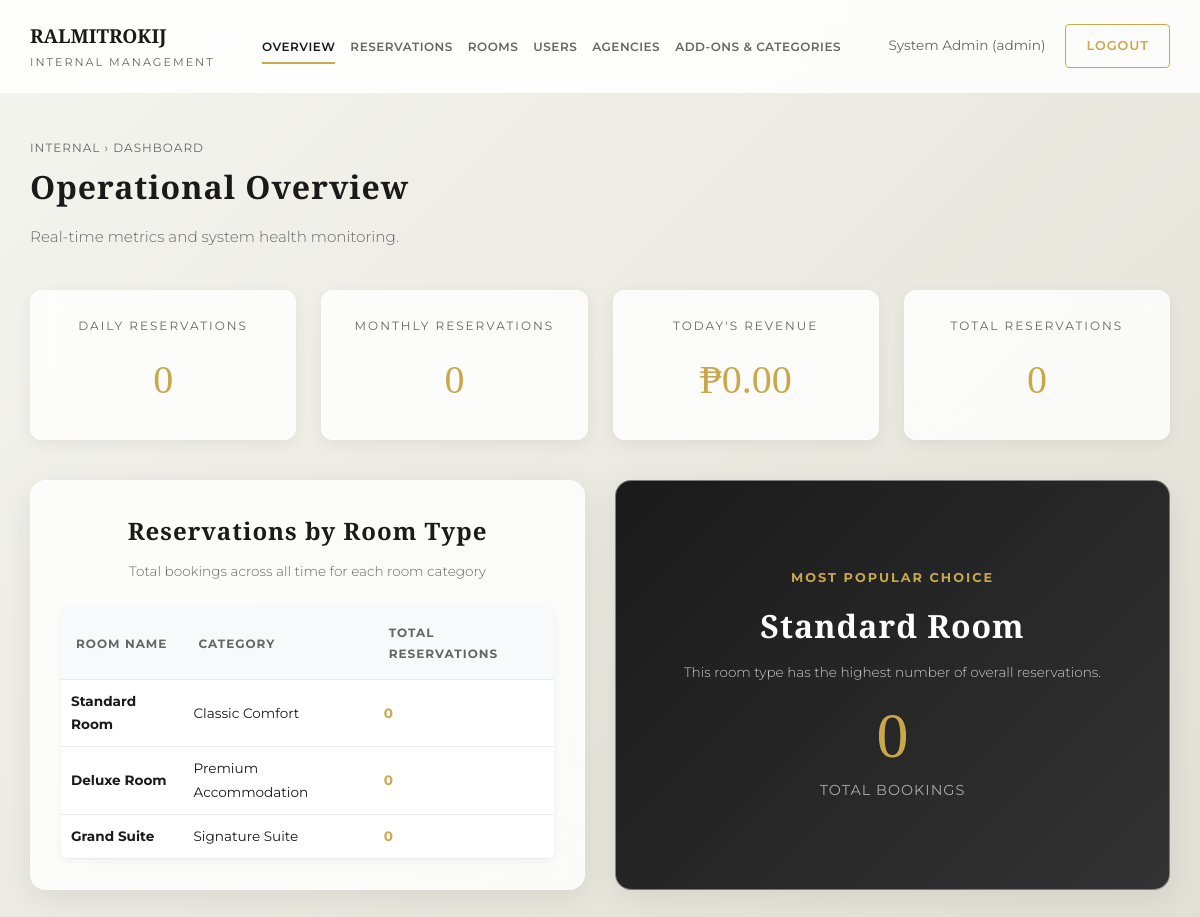
Page /admin/dashboard.php (signed in) on the committed database.
### tables this page shows
CREATE TABLE IF NOT EXISTS rooms (
    id INT AUTO_INCREMENT PRIMARY KEY,
    name VARCHAR(255) NOT NULL,
    category VARCHAR(100) NOT NULL,
    price DECIMAL(10, 2) NOT NULL,
    description TEXT,
    amenities TEXT,  
    image VARCHAR(255),
    status ENUM('Available', 'Maintenance') DEFAULT 'Available',
    quantity INT DEFAULT 1,
    created_at TIMESTAMP DEFAULT CURRENT_TIMESTAMP
);

### admin/dashboard.php (the view, shortened to what this page needs)
<?php
require_once '../includes/db_connect.php';
$current_tab = isset($_GET['tab']) ? $_GET['tab'] : 'overview';
$today = date('Y-m-d');
$current_month = date('Y-m');
    $stmt = $pdo->query("SELECT COUNT(*) AS count FROM reservations");
    $total_reservations = $stmt->fetch()['count'];
    $stmt = $pdo->prepare("SELECT COALESCE(SUM(total_cost), 0) AS total FROM reservations WHERE DATE(created_at) = ?");
    $stmt->execute([$today]);
    $today_revenue = $stmt->fetch()['total'];
    $stmt = $pdo->prepare("SELECT COUNT(*) AS count FROM reservations WHERE DATE(created_at) = ?");
    $stmt->execute([$today]);
    $daily_reservations_count = $stmt->fetch()['count'];
    $stmt = $pdo->prepare("SELECT COUNT(*) AS count FROM reservations WHERE DATE_FORMAT(created_at, '%Y-%m') = ?");
    $stmt->execute([$current_month]);
    $monthly_reservations_count = $stmt->fetch()['count'];
    $room_reservation_counts = [];
    $stmt = $pdo->query("SELECT * FROM rooms ORDER BY id ASC");
    $rooms = $stmt->fetchAll();
?>
<!DOCTYPE html>
<html lang="en">
<head>
    <link rel="stylesheet" href="../assets/css/styles.css?v=<?php echo time(); ?>">
</head>
<body>
    <header class="dashboard-header">
        <div class="header-inner">
            <a href="dashboard.php" class="admin-logo">
                RALMITROKIJ <span>INTERNAL MANAGEMENT</span>
            </a>
            <nav>
                <ul class="nav-menu">
                    <li class="nav-item"><a href="dashboard.php?tab=overview" class="<?php echo $current_tab === 'overview' ? 'active' : ''; ?>">Overview</a></li>
                    <li class="nav-item"><a href="dashboard.php?tab=reservations" class="<?php echo $current_tab === 'reservations' ? 'active' : ''; ?>">Reservations</a></li>
                    <li class="nav-item"><a href="dashboard.php?tab=rooms" class="<?php echo $current_tab === 'rooms' ? 'active' : ''; ?>">Rooms</a></li>
                    <li class="nav-item"><a href="dashboard.php?tab=users" class="<?php echo $current_tab === 'users' ? 'active' : ''; ?>">Users</a></li>
                    <li class="nav-item"><a href="dashboard.php?tab=agencies" class="<?php echo $current_tab === 'agencies' ? 'active' : ''; ?>">Agencies</a></li>
                    <li class="nav-item"><a href="dashboard.php?tab=addons" class="<?php echo $current_tab === 'addons' ? 'active' : ''; ?>">Add-ons & Categories</a></li>
                </ul>
            </nav>
            <div class="header-actions">
                <div class="user-info">
                    <?php echo htmlspecialchars($_SESSION['full_name'] ?? 'Admin'); ?> (<?php echo htmlspecialchars($_SESSION['role'] ?? 'admin'); ?>)
                </div>
                <a href="logout.php" class="logout-btn">LOGOUT</a>
            </div>
        </div>
    </header>
    <main class="dashboard-container">
        <?php if ($current_tab === 'overview'): ?>
            <div class="page-header">
                <span class="breadcrumb">Internal &rsaquo; Dashboard</span>
                <h1 class="page-title">Operational Overview</h1>
                <p class="page-subtitle">Real-time metrics and system health monitoring.</p>
            </div>
            <div class="metrics-grid">
                <div class="metric-card">
                    <div class="metric-label">Daily Reservations</div>
                    <p class="metric-value"><?php echo number_format($daily_reservations_count); ?></p>
                </div>
                <div class="metric-card">
                    <div class="metric-label">Monthly Reservations</div>
                    <p class="metric-value"><?php echo number_format($monthly_reservations_count); ?></p>
                </div>
                <div class="metric-card">
                    <div class="metric-label">Today's Revenue</div>
                    <p class="metric-value">₱<?php echo number_format($today_revenue, 2); ?></p>
                </div>
                <div class="metric-card">
                    <div class="metric-label">Total Reservations</div>
                    <p class="metric-value"><?php echo number_format($total_reservations); ?></p>
                </div>
            </div>
            <div class="grid-2">
                <div class="glassmorphism-card">
                    <div class="section-title">
                        <h3>Reservations by Room Type</h3>
                        <p>Total bookings across all time for each room category</p>
                    </div>
                    <div class="data-table-container">
                        <table class="data-table">
                            <thead>
                                <tr>
                                    <th>Room Name</th>
                                    <th>Category</th>
                                    <th>Total Reservations</th>
                                </tr>
                            </thead>
                            <tbody>
                                <?php
                                    $most_reserved_room = 'None';
                                    $highest_count = -1;
                                    foreach ($rooms as $room):
                                        $count = isset($room_reservation_counts[$room['id']]) ? $room_reservation_counts[$room['id']] : 0;
                                        if ($count > $highest_count) {
                                            $highest_count = $count;
                                            $most_reserved_room = $room['name'];
                                        }
                                ?>
                                    <tr>
                                        <td><strong><?php echo htmlspecialchars($room['name']); ?></strong></td>
                                        <td><?php echo htmlspecialchars($room['category']); ?></td>
                                        <td><span style="font-weight: bold; color: var(--admin-accent);"><?php echo $count; ?></span></td>
                                    </tr>
                                <?php endforeach; ?>
                            </tbody>
                        </table>
                    </div>
                </div>
                <div class="glassmorphism-card" style="display: flex; flex-direction: column; justify-content: center; align-items: center; text-align: center; background: linear-gradient(135deg, var(--admin-primary) 0%, #333 100%); color: white; padding: 40px;">
                    <div class="section-title" style="margin-bottom: 20px;">
                        <span style="color: var(--admin-accent); font-size: 0.8rem; text-transform: uppercase; letter-spacing: 2px;">Most Popular Choice</span>
                        <h3 style="color: white; margin-top: 10px; font-size: 2rem;"><?php echo htmlspecialchars($most_reserved_room); ?></h3>
                        <p style="color: #ccc;">This room type has the highest number of overall reservations.</p>
                    </div>
                    <div style="font-size: 4rem; font-family: 'Playfair Display', serif; color: var(--admin-accent); line-height: 1;">
                        <?php echo $highest_count > 0 ? $highest_count : 0; ?>
                    </div>
                    <div style="font-size: 0.9rem; text-transform: uppercase; letter-spacing: 1px; margin-top: 10px; color: #aaa;">Total Bookings</div>
                </div>
            </div>
        <?php endif; ?>
    </main>
</body>
</html>

### assets/css/styles.css (style rules this page uses)
:root { --primary-color: #1a1a1a; --secondary-color: #666666; --accent-color: #d4af37; --accent-hover: #b8962e; --bg-light: #faf9f6; --white: #ffffff; --error-color: #d9534f; --success-color: #5cb85c; --border-color: #e0e0e0; --font-header: 'Playfair Display', serif; --font-body: 'Montserrat', sans-serif; --transition-fast: 150ms cubic-bezier(0.4, 0, 0.2, 1); --transition-base: 250ms cubic-bezier(0.4, 0, 0.2, 1); --transition-slow: 400ms cubic-bezier(0.4, 0, 0.2, 1); --touch-target: 44px; --focus-ring: 2px solid var(--accent-color); --focus-offset: 2px; }
* { box-sizing: border-box; margin: 0; padding: 0; }
body { font-family: var(--font-body); line-height: 1.7; color: var(--primary-color); background-color: var(--white); -webkit-font-smoothing: antialiased; }
h1, h2, h3, h4 { font-family: var(--font-header); margin-bottom: 1.5rem; font-weight: 700; letter-spacing: 1px; color: var(--primary-color); }
p { margin-bottom: 1.2rem; font-weight: 300; color: #444; }
a { text-decoration: none; color: inherit; transition: all var(--transition-base); }
ul { list-style: none; }
.section-title { text-align: center; margin-bottom: 60px; position: relative; }
.section-title span { display: block; font-size: 0.8rem; color: var(--accent-color); letter-spacing: 5px; margin-bottom: 10px; font-weight: 700; }
.section-title { text-align: center; margin-bottom: 50px; }

### rows in the picture
rooms: name "Standard Room", category "Classic Comfort", id "0"
rooms: name "Deluxe Room", category "Premium Accommodation", id "0"
rooms: name "Grand Suite", category "Signature Suite", id "0"

### other values in the picture
$_SESSION['full_name'] "System Admin"
$_SESSION['role'] "admin"
$daily_reservations_count "0"
$monthly_reservations_count "0"
$today_revenue "0.00"
$total_reservations "0"
